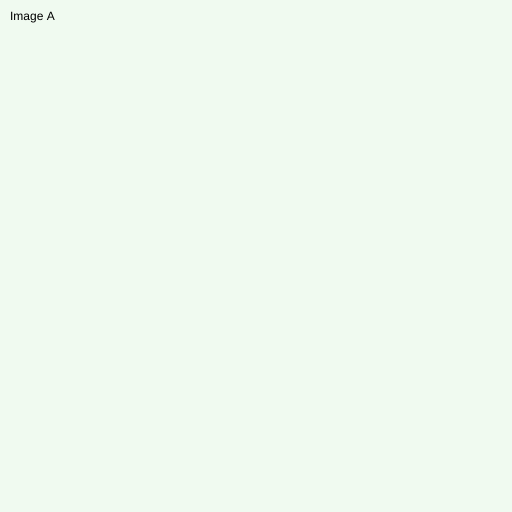
Frame 1 (no input)
Frame 60 (no input): identical to frame 1, image omitted
Frame 120 (the mouse pressed at the canvas centre since frame 60): identical to frame 1, image omitted

The p5.js sketch that drew this single still picture (run headless with seeded random() and noise() and a simulated clock; from frame 60 on, the mouse is pressed at the canvas centre):

// p5.js sketch
// ── sketch.js
var imgA;
var imgB;
function setup() {
  createCanvas(512,512);
  background(255);
  imgA = createImage(512,512);
  imgB = createImage(512,512);
  imgA.loadPixels();
  imgB.loadPixels();
  var d = pixelDensity();
  for(var i=0; i<512*512*4*d; i+=4) {
    imgA.pixels[i]=240;
    imgA.pixels[i+1]=250;
    imgA.pixels[i+2]=240;
    imgA.pixels[i+3]=255;
    imgB.pixels[i]=240;
    imgB.pixels[i+1]=240;
    imgB.pixels[i+2]=250;
    imgB.pixels[i+3]=255;
  }
  imgA.updatePixels();
  imgB.updatePixels();
}

function draw() {
  if (!keyIsDown(32)) {
    image(imgA,0,0);
    text('Image A',10,20);
  } else {
    image(imgB,0,0);
    text('Image B',10,20);
  } 
}

function makeVector(x, y) {
  return [x, y, 1];
}

function drawVector(img, vec) {
  var x = vec[0];
  var y = vec[1];
  img.set(x, y, color(0));
  img.updatePixels();
}

function mouseDragged() {
  var vec = makeVector(mouseX, mouseY);
  drawVector(imgA, vec);
  //drawVector(imgB, transform(makeIdentity(), vec));
  //drawVector(imgB, transform(makeShift(0, -50), vec));
  //drawVector(imgB, transform(makeScale(0.5, 0.5), vec));
  //drawVector(imgB, transform(makeRotate(0.5*Math.PI), vec));
  drawVector(imgB, transform(makeShear(0.5, 0.1), vec));
}

function makeIdentity() {
  return [
    [1, 0, 0], 
    [0, 1, 0], 
    [0, 0, 1]
  ];
}

function makeShift(tx, ty) {
  return [
    [1, 0, tx], 
    [0, 1, ty], 
    [0, 0, 1]
  ];
}

function makeScale(sx, sy) {
  return [
    [sx, 0, 0], 
    [0, sy, 0], 
    [0, 0, 1]
  ];
}

function makeRotate(fi) {
  return [
    [Math.cos(fi), -Math.sin(fi), 0], 
    [Math.sin(fi), Math.cos(fi), 0], 
    [0, 0, 1]
  ];
}

function makeShear(shx, shy) {
  return [
    [1, shx, 0], 
    [shy, 1, 0], 
    [0, 0, 1]
  ];
}

function transform(matrix, vector) {
  value = [0, 0, 0];
  
  for (i = 0; i < 3; i++) {
      for (j = 0; j < 3; j++) {
          value[i] += matrix[i][j] * vector[j];
      }
  }
  
  return value;
}
